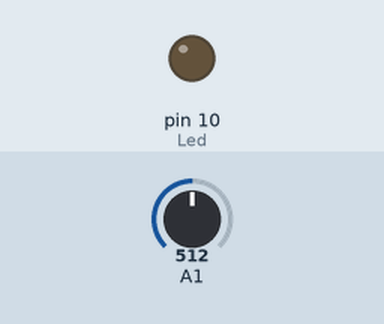
Recording of a sketch running on a simulated Arduino Uno, built with avr-gcc and run on an emulated ATmega328P. Shown: output pins drawn as LEDs (lit = HIGH). The inputs (shaded band) are chosen by the test bench; at power-on: A1 = 512.

Above: at 1.2 s.
1.3 s: A1 set to 213
2.8 s: A1 set to 192
At 3.5 s:
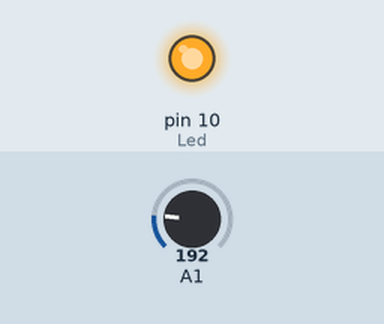
4.3 s: A1 set to 210
At 4.7 s:
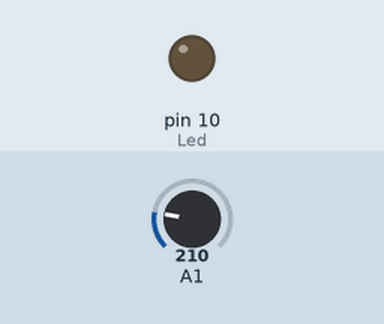
5.8 s: A1 set to 190
At 7.0 s:
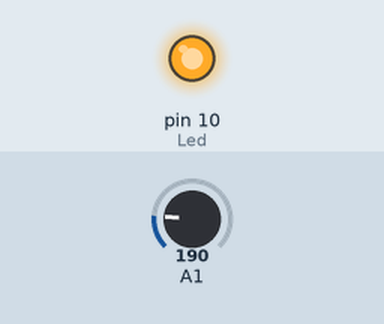
Timing chart, 0 to 8.3 s (numbered marks = the images above; inputs shaded):
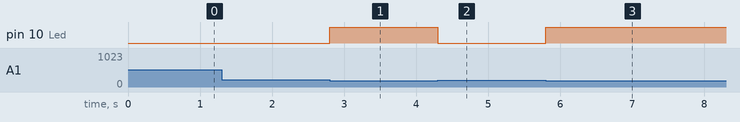

Measured:
- the behaviour switches between 200 and 199 on A1 (found by bisection; images 0 and 1)
- after the input at 1.3 s, every drawn part: stays the same
- after the input at 2.8 s, pin 10 (Led): LOW → HIGH at once
- after the input at 4.3 s, pin 10 (Led): HIGH → LOW at once
- after the input at 5.8 s, pin 10 (Led): LOW → HIGH at once

The sketch:

Ldr_led_control.ino
```cpp
#define Led 10


void setup() {
  pinMode(Led,OUTPUT);
}

void loop() {
  int isik = analogRead(A1);
  if (isik >= 200){
    digitalWrite(Led,LOW);
  }
  if (isik < 200){
    digitalWrite(Led,HIGH);
  }
}
```
